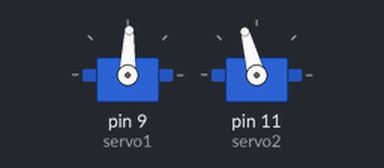
Simulated run of this sketch. Board: Arduino Uno, built with avr-gcc and run on an emulated ATmega328P. On the bench: 2 × servo. What the sketch prints to the serial monitor is not drawn.

Above: at 0.05 s.
At 2.7 s:
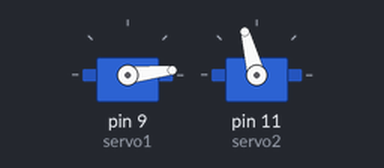
At 5.4 s:
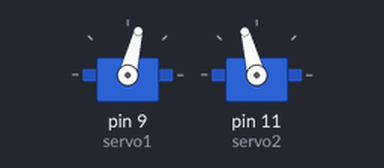
At 11.4 s:
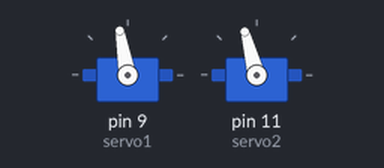
Timing chart, 0 to 15.2 s (numbered marks = the images above):
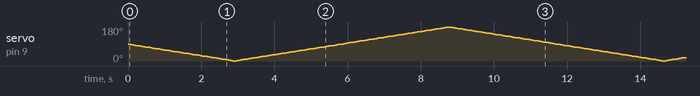

The sketch:

sketch_skullyrun1.ino
```cpp
#include <Servo.h>

Servo servo1;        // Left / Right
Servo servo2;        // Up / Down

static int v1 = 90;   // Head Left/Right starting position
static int v2 = 105;  // Skull up/down starting position (90 is straight up/down)
static int vel = 2;   // Turning velocity

long counter = 0;      // For counting...
int moveDir = -1;

void setup() {

  pinMode(1,OUTPUT);
  servo1.attach(9); //analog pin 0 - left/right
  //servo1.setMaximumPulse(2000);
  //servo1.setMinimumPulse(700);
  servo2.attach(11); //analog pin 1 - up/down

  servo1.write(v1);  // Move to starting position
  servo2.write(v2);

  Serial.begin(9600);
  Serial.println("Ready");

}

void loop() {

  if ( Serial.available() ) {
    char ch = Serial.read();

    switch(ch) {
      //case '0'...'9':
      //  vel = ch;
      //  break;
      case 'D':
        servo2.write(servo2.read() - vel);
        // this was 15
        //delay(5);
        break;
      case 'U':
        servo2.write(servo2.read() + vel);
        //delay(5);
        break;
      case 'R':
        servo1.write(servo1.read() + vel);
        //delay(5);
        break;
      case 'L':
        servo1.write(servo1.read() - vel);
        //delay(5);
        break;;
      case 'X':
        break;
    }

    counter = 1000000;    // reset counter

  } else {
    // count a bit, then call 'lost_face'
    if (counter == 0) {
      lostFace();
    } else {
      counter -= 1;
    }
  }
}

void lostFace() {
  servo2.write(v2);
  delay(15);

  int curPos = servo1.read();

  if (curPos >= 180) {
    moveDir = -1;
  } else if (curPos <= 0) {
    moveDir = 1;
  }

  servo1.write(curPos + (moveDir * vel));
  delay(50);
}
```
